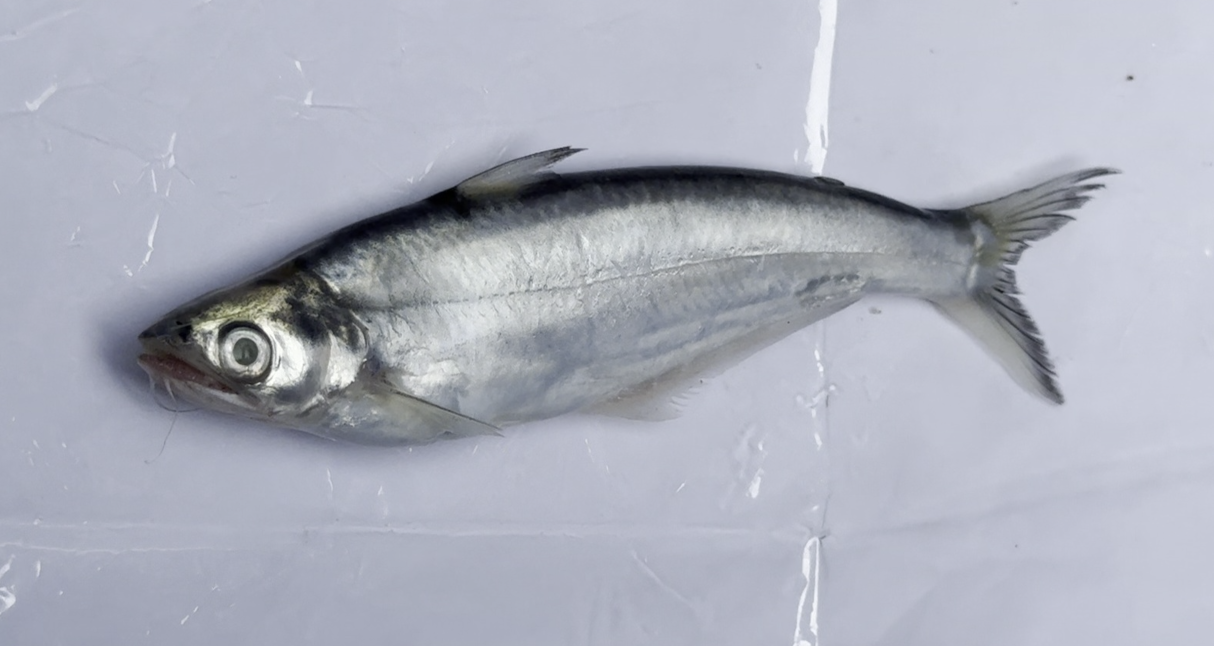
#> input picture Fish Images/Bacha.png, 2428 x 1292 px (shown at 1/2 size); its folder holds 4 pictures in this run
$ python build_assets.py
#> lines starting #> are read from the running program, lines starting #| are printed output that depends on the picture
"""Builds web-optimised assets from the repo's original files.
Run from anywhere:  python3 website/scripts/build_assets.py
"""
import json, os, re, shutil
from pathlib import Path
from PIL import Image

ROOT = Path(__file__).resolve().parents[2]
WEB = ROOT / "website"
VAL = ROOT / "Validation Code and Plots"
FISH_SRC = ROOT / "Fish Images"

FISH = {  # slug -> source file name
 "bacha":"Bacha","baim":"Baim","bele":"Bele","chanda":"Chanda","cheng":"Cheng","dairka":"Dairka",
 "dhaira":"Dhaira","dhyala-pithali":"Dhyala-pithali ","fasa":"Fasa","goti":"Goti","guchi":"Guchi",
 "itha":"Itha","jiyol":"Jiyol","kakila":"Kakila","khori":"Khori","koi":"Koi","mohola":"Mohola",
 "pabda":"Pabda","paloa-tengra":"Poala Tengra","piyali":"Piyali","puthi":"Puthi","rewa":"Rewa","veda":"Veda"}

PLOTS = {  # out name -> relative source, max width
 "cv-performance":("fish_outputs_mobilenet/plots/performance_analysis.png",2000),
 "cv-confusion":("fish_outputs_mobilenet/plots/confusion_matrix.png",2200),
 "cv-hyperparams":("fish_outputs_mobilenet/plots/hyperparameter_analysis.png",2000),
 "umap-flowsom":("fish_outputs_publication/clustering/umap_flowsom.png",2200),
 "summary":("fish_outputs_publication/visualizations/comprehensive_summary.png",2400),
 "pca":("fish_outputs_publication/dimensionality_reduction/pca_analysis.png",2000),
 "parametric-umap":("fish_outputs_publication/dimensionality_reduction/parametric_umap.png",2000),
 "rna-style":("fish_outputs_publication/visualizations/single_cell_rna_style.png",2200),
 "3d-umap":("fish_outputs_publication/3d_plots/3d_umap.png",1800),
 "3d-tsne":("fish_outputs_publication/3d_plots/3d_tsne.png",1800),
 "3d-umap-front":("fish_outputs_publication/3d_plots/3d_umap_front.png",1400),
 "3d-umap-side":("fish_outputs_publication/3d_plots/3d_umap_side.png",1400),
 "3d-umap-back":("fish_outputs_publication/3d_plots/3d_umap_back.png",1400),
 "3d-umap-diagonal":("fish_outputs_publication/3d_plots/3d_umap_diagonal.png",1400),
 "tsne":("fish_paper_plots_pro/tsne.png",1800),
 "umap":("fish_paper_plots_pro/umap.png",1800),
 "class-distribution":("fish_paper_plots_pro/class_distribution.png",2200),
 "per-class-f1":("fish_paper_plots_pro/per_class_f1_sorted.png",2200),
 "confusion-normalized":("fish_paper_plots_pro/confusion_normalized.png",2000),
 "confusion-raw":("fish_paper_plots_pro/confusion_raw.png",2000),
 "reliability":("fish_paper_plots_pro/reliability_diagram.png",1400),
 "confidence":("fish_paper_plots_pro/confidence_hist.png",1400),
 "adversarial-roc":("fish_paper_plots_pro/adversarial_roc.png",1400),
 "outlier-scores":("fish_paper_plots_pro/outlier_score_hist.png",1400),
 "val-metrics":("fish_paper_plots_pro/val_metrics_curve.png",1400),
 "train-loss":("fish_paper_plots_pro/train_loss_curve.png",1400),
 "augmentation":("fish_paper_plots_pro/original_vs_augmented.png",2400),
 "misclassified":("fish_paper_plots_pro/misclassification_gallery.png",2400),
 "outliers":("fish_paper_plots_pro/outlier_gallery.png",2400),
}

# notebook cell index -> (file name, title)
CELLS = {3:"01_mobilenetv3_nested_cv.py",6:"02_resnet50_grouped_cv.py",9:"03_augmentation_validation_plots.py",
         10:"04_gradcam_saliency.py",12:"05_nested_cv_resnet_efficientnet.py",13:"06_nested_cv_resnet50.py"}

def webp(src, dst, maxw, q=80):
#> called with maxw = 1100, q = 82
    im = Image.open(src).convert("RGB")
    if im.width > maxw:
        im = im.resize((maxw, round(im.height*maxw/im.width)), Image.LANCZOS)
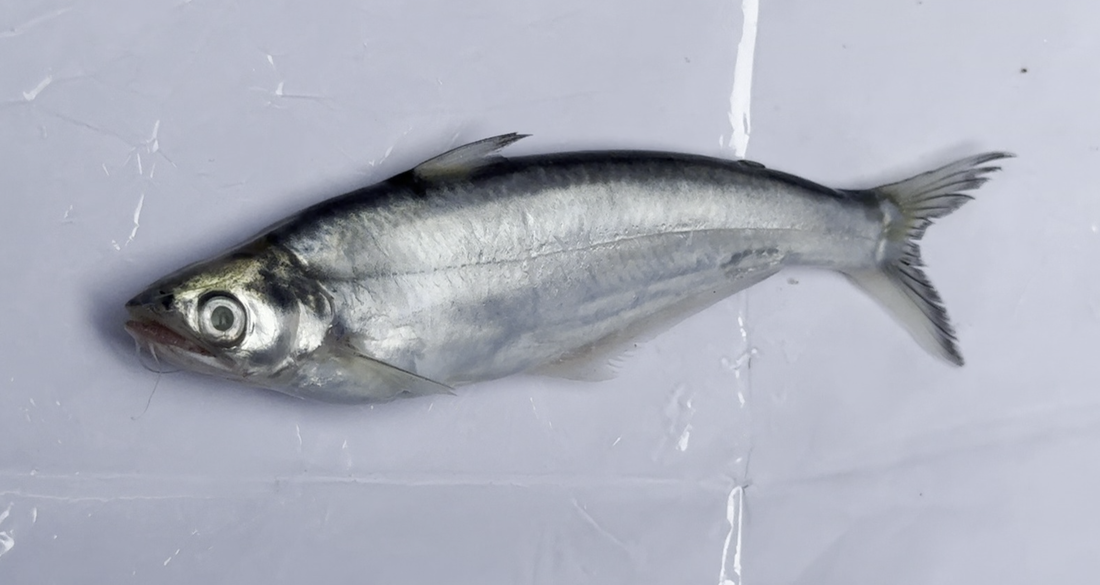
#> im: PIL image 1100x585 RGB; mean R, G, B 172.3, 175.7, 188
    dst.parent.mkdir(parents=True, exist_ok=True)
    im.save(dst, "WEBP", quality=q, method=6)
    return im.size

def clean(s):  # remove personal local paths
    return re.sub(r'"/Users/[^"]*"', '"/path/to/Fish Dataset Raw"', s)

def main():
    sizes = {}
    for slug, name in FISH.items():
        sizes[slug] = webp(FISH_SRC/f"{name}.png", WEB/"public/fish"/f"{slug}.webp", 1100, 82)
#> pass 2 of the loop in main, `for slug, name in FISH.items():`:
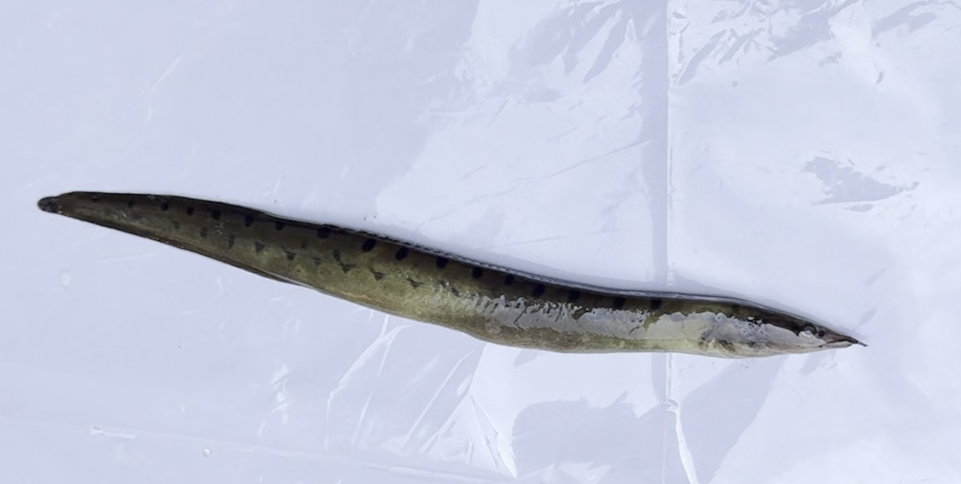
#> input picture Fish Images/Baim.png, 1922 x 968 px (shown at 1/2 size)
#> in webp (call 2), `im = im.resize((maxw, round(im.height*maxw/im.width)), Image.LANCZOS)`:
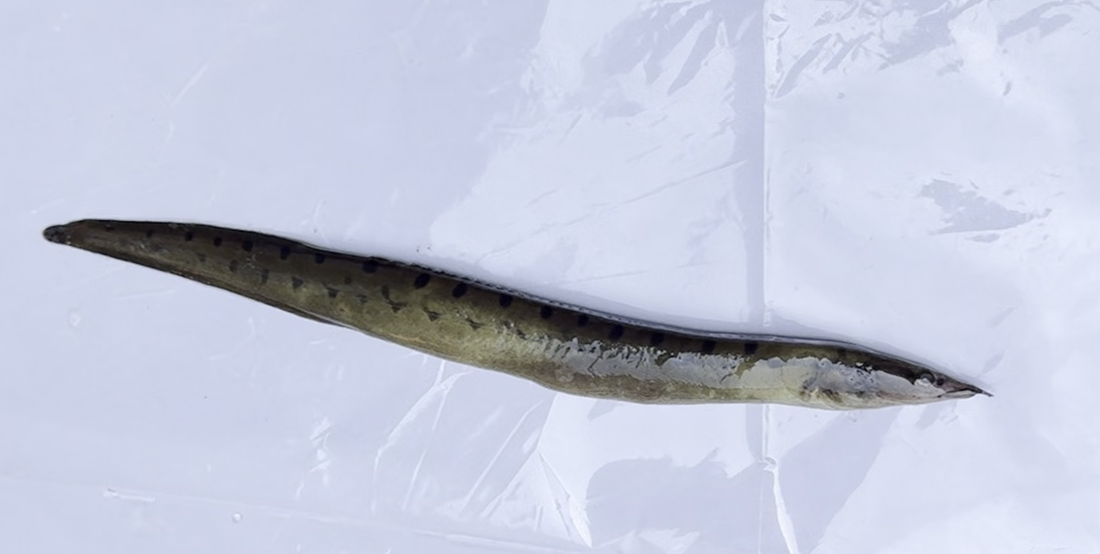
#> im: PIL image 1100x554 RGB; mean R, G, B 195.6, 200.9, 219.2
#> pass 3 of the loop in main, `for slug, name in FISH.items():`:
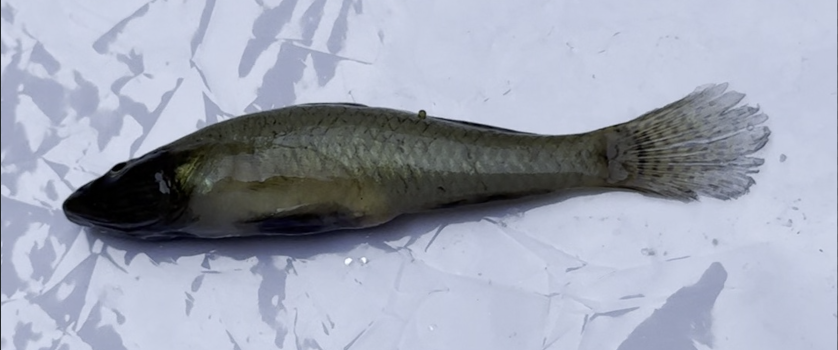
#> input picture Fish Images/Bele.png, 1676 x 700 px (shown at 1/2 size)
#> in webp (call 3), `im = im.resize((maxw, round(im.height*maxw/im.width)), Image.LANCZOS)`:
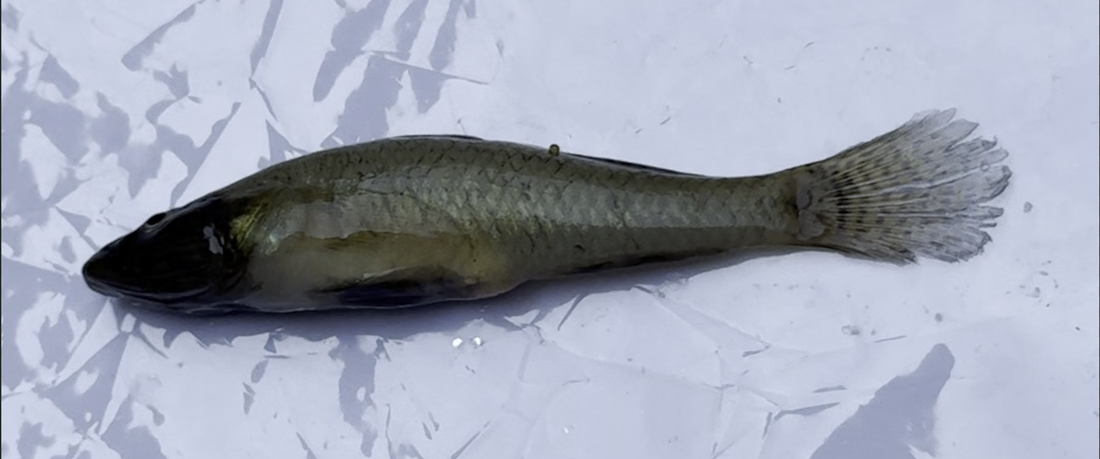
#> im: PIL image 1100x459 RGB; mean R, G, B 159, 164.5, 179.9
#> the loop made 5 passes; the first 3 are shown
    for name,(rel,mw) in PLOTS.items():
        sizes["plot:"+name] = webp(VAL/rel, WEB/"public/plots"/f"{name}.webp", mw, 78)
    json.dump(sizes, open(WEB/"src/data/image-sizes.json","w"), indent=1)

    nb = json.load(open(VAL/"Data-in-brief-data-validation.ipynb"))
    (WEB/"code").mkdir(exist_ok=True)
    (WEB/"public/downloads/code").mkdir(parents=True, exist_ok=True)
    for i,fn in CELLS.items():
        src = clean("".join(nb["cells"][i]["source"]))
        (WEB/"code"/fn).write_text(src)
        (WEB/"public/downloads/code"/fn).write_text(src)
    for c in nb["cells"]:
        if "source" in c: c["source"] = [clean(l) for l in c["source"]]
        c["outputs"] = []; c["execution_count"] = None
    json.dump(nb, open(WEB/"public/downloads/data-in-brief-data-validation.ipynb","w"), indent=1)
    print("done", sum(os.path.getsize(p) for p in (WEB/"public").rglob("*") if p.is_file())/1e6, "MB")
#> (the run stopped early here; a loop or call above may not have finished)
